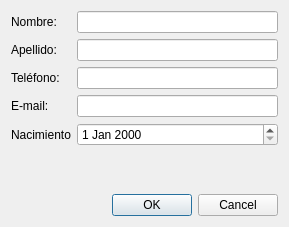
<?xml version="1.0" encoding="UTF-8"?>
<ui version="4.0">
 <class>PersonaDialog</class>
 <widget class="QDialog" name="PersonaDialog">
  <property name="geometry">
   <rect>
    <x>0</x>
    <y>0</y>
    <width>289</width>
    <height>227</height>
   </rect>
  </property>
  <property name="windowTitle">
   <string>Dialog</string>
  </property>
  <layout class="QVBoxLayout" name="verticalLayout">
   <item>
    <layout class="QFormLayout" name="formLayout">
     <item row="0" column="0">
      <widget class="QLabel" name="label">
       <property name="text">
        <string>Nombre:</string>
       </property>
      </widget>
     </item>
     <item row="0" column="1">
      <widget class="QLineEdit" name="inNombre"/>
     </item>
     <item row="1" column="0">
      <widget class="QLabel" name="label_2">
       <property name="text">
        <string>Apellido:</string>
       </property>
      </widget>
     </item>
     <item row="1" column="1">
      <widget class="QLineEdit" name="inApellido"/>
     </item>
     <item row="2" column="0">
      <widget class="QLabel" name="label_3">
       <property name="text">
        <string>Teléfono:</string>
       </property>
      </widget>
     </item>
     <item row="2" column="1">
      <widget class="QLineEdit" name="inTelefono"/>
     </item>
     <item row="3" column="0">
      <widget class="QLabel" name="label_4">
       <property name="text">
        <string>E-mail:</string>
       </property>
      </widget>
     </item>
     <item row="3" column="1">
      <widget class="QLineEdit" name="inEmail"/>
     </item>
     <item row="4" column="0">
      <widget class="QLabel" name="label_5">
       <property name="text">
        <string>Nacimiento</string>
       </property>
      </widget>
     </item>
     <item row="4" column="1">
      <widget class="QDateEdit" name="inEdad"/>
     </item>
    </layout>
   </item>
   <item>
    <widget class="QDialogButtonBox" name="buttonBox">
     <property name="standardButtons">
      <set>QDialogButtonBox::Cancel|QDialogButtonBox::Ok</set>
     </property>
    </widget>
   </item>
  </layout>
 </widget>
 <resources/>
 <connections/>
</ui>
